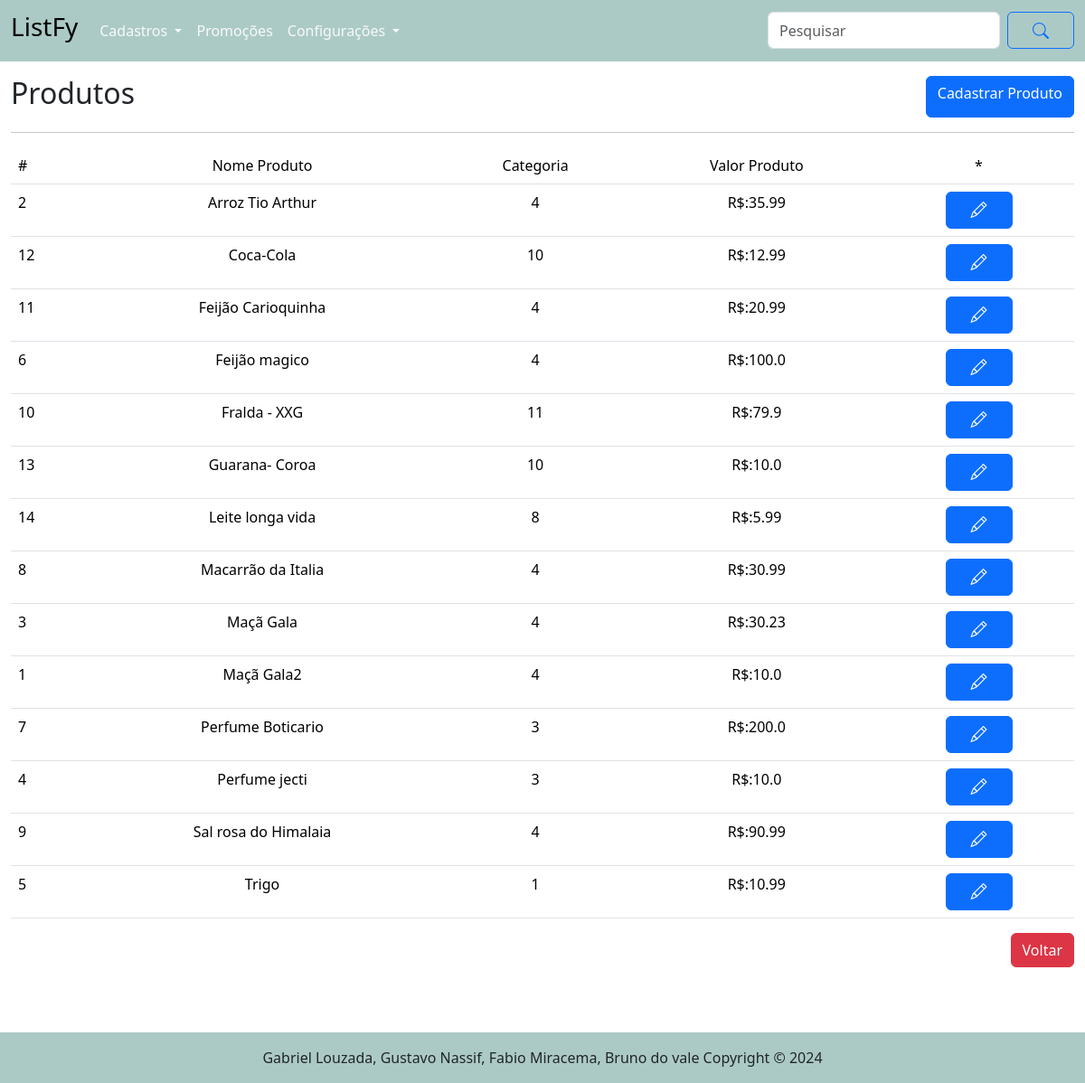
Page /produto/ on the committed database.
### tables this page shows
CREATE TABLE "produto" (
	"id_produto"	INTEGER,
	"nome_produto"	TEXT NOT NULL,
	"id_categoria"	INTEGER NOT NULL,
	"valor_produto"	REAL NOT NULL,
	PRIMARY KEY("id_produto" AUTOINCREMENT),
	FOREIGN KEY("id_categoria") REFERENCES "categoria"("id_categoria")
);

### routes/produto_routes.py (the view)
@router.get("/", response_class=HTMLResponse)
async def get_produtos(request: Request):
    produtos = obter_todos_produtos()
    return templates.TemplateResponse("/produto/listar_produtos.html", {"request": request, "produtos": produtos})

### templates/produto/listar_produtos.html (shortened to what this page needs)
{% extends "base.html" %}
{% block conteudo %}
    <main class="container-fluid">
        <div class="d-flex justify-content-between mt-3">
            <h2>Produtos</h2>
            <a href="/produto/cadastrar_produto" class="btn btn-primary"> Cadastrar Produto</a>
        </div>
        <hr>
        <table class="table">
            <tr>
                <td>#</td>
                <td style="text-align: center;">Nome Produto</td>
                <td style="text-align: center;">Categoria</td>
                <td style="text-align: center;">Valor Produto</td>
                <td style="text-align: center;">*</td>
            </tr>
            {% for p in produtos %}
            <tr>
                <td>{{ p.id_produto }}</td>
                <td style="text-align: center;">{{ p.nome_produto }}</td>
                <td style="text-align: center;">{{ p.id_categoria }}</td>
                <td style="text-align: center;">R$:{{ p.valor_produto }}</td>
                <td style="text-align: center;" ><a href="/produto/alterar_produto/{{ p.id_produto }}" class="btn btn-primary"><i class="bi bi-pencil"></i></a></td>
            </tr>
            {% endfor %}
        </table>
        <div class="row">
            <div class="col-12 mb-5 d-flex justify-content-end">
                <a href="/" class="btn btn-danger"> Voltar</a>
            </div>
        </div>
    </main>
{% endblock %}

### static/style/style.css (style rules this page uses)
i { padding: 15px; font-size: 18px; }

### rows in the picture
produto: id_produto "2", nome_produto "Arroz Tio Arthur", id_categoria "4", valor_produto "35.99"
produto: id_produto "12", nome_produto "Coca-Cola", id_categoria "10", valor_produto "12.99"
produto: id_produto "11", nome_produto "Feijão Carioquinha", id_categoria "4", valor_produto "20.99"
produto: id_produto "6", nome_produto "Feijão magico", id_categoria "4", valor_produto "100.0"
produto: id_produto "10", nome_produto "Fralda - XXG", id_categoria "11", valor_produto "79.9"
produto: id_produto "13", nome_produto "Guarana- Coroa", id_categoria "10", valor_produto "10.0"
produto: id_produto "14", nome_produto "Leite longa vida", id_categoria "8", valor_produto "5.99"
produto: id_produto "8", nome_produto "Macarrão da Italia", id_categoria "4", valor_produto "30.99"
produto: id_produto "3", nome_produto "Maçã Gala", id_categoria "4", valor_produto "30.23"
produto: id_produto "1", nome_produto "Maçã Gala2", id_categoria "4", valor_produto "10.0"
produto: id_produto "7", nome_produto "Perfume Boticario", id_categoria "3", valor_produto "200.0"
produto: id_produto "4", nome_produto "Perfume jecti", id_categoria "3", valor_produto "10.0"
produto: id_produto "9", nome_produto "Sal rosa do Himalaia", id_categoria "4", valor_produto "90.99"
produto: id_produto "5", nome_produto "Trigo", id_categoria "1", valor_produto "10.99"
